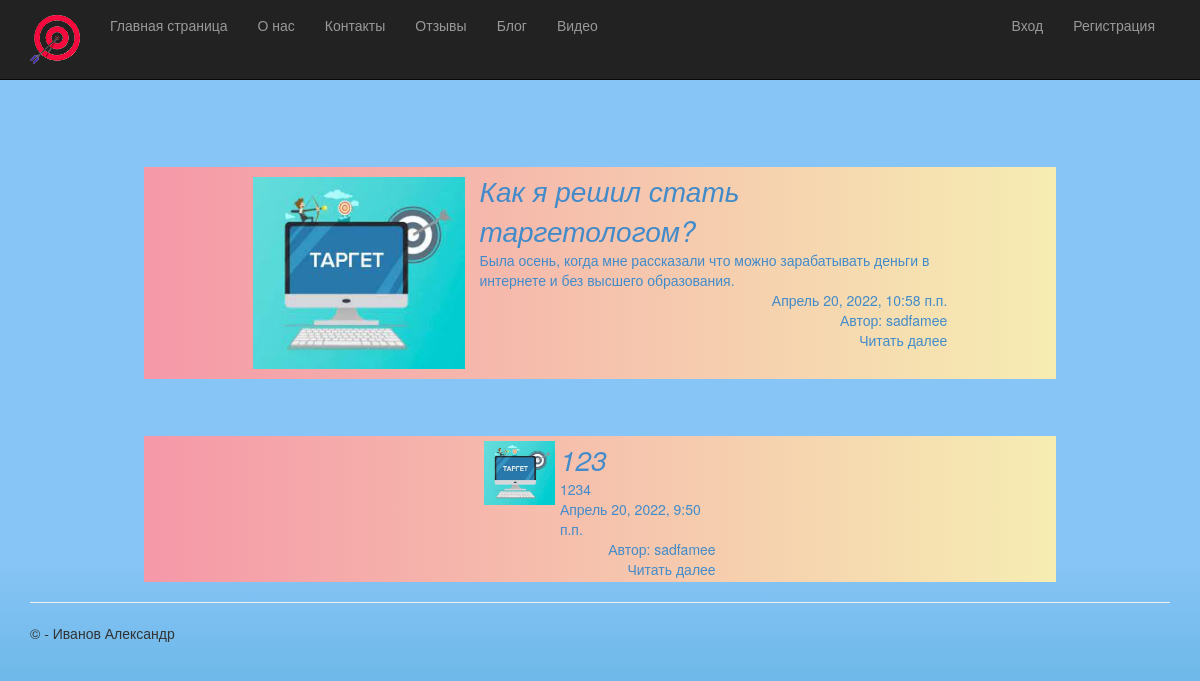
The app's page /blogs/ with its own data.
### app/models.py (models this page shows, shortened)
class Blog(models.Model):
    title = models.CharField(max_length = 80, unique_for_date = "posted", verbose_name = "Заголовок")
    description = models.TextField(verbose_name = "Краткое описание")
    content = models.TextField(verbose_name = "Полное содержание")
    posted = models.DateTimeField(default = datetime.now(), db_index = True, verbose_name = "Опубликована")
    author = models.ForeignKey(User, null=True, blank=True, on_delete = models.SET_NULL, verbose_name = "Автор")
    image = models.ImageField(upload_to='images/', default = 'images.jpg', verbose_name = "Путь к картинке")

### app/views.py (the view)
# urls.py: path('blogs/', views.blogs, name='blogs'),
def blogs(request):
    lastblogs=Blog.objects.order_by('-posted')[:10]
    template = loader.get_template('app/blogs.html')
    context = {
    'lastblogs': lastblogs,
}
    return render(request, 'app/blogs.html',context)

### app/templates/app/blogs.html (shortened to what this page needs)
﻿{% extends "app/layout.html" %}
{% block content %}
{% if lastblogs %}
{% for blog in lastblogs %}
<div class="blockpost">
    <div class="blocks">
        <div class="block0">
            <figure>
                <a><img src="{{ blog.image.url }}"></a>
            </figure>
        </div>
        <div class="block1">
            <a style="font-size: 28px;"><i>{{ blog.title }}</i></a>
            <a style="align-self:flex-start;">{{ blog.description }}</a>
            <a style="align-self:flex-end;">{{ blog.posted }}</a>
            <a style="align-self:flex-end;">Автор: {{ blog.author }}</a>
            <a style="align-self:flex-end;" href="{% url 'detals' blog.id %}">Читать далее</a>
        </div>
    </div>
</div>
{% endfor %}
{% endif %}
{% endblock %}

### app/templates/app/layout.html (shortened to what this page needs)
<!DOCTYPE html>
<html>
<head>
    {% load staticfiles %}
    <link rel="stylesheet" type="text/css" href="{% static 'app/content/bootstrap.min.css' %}" />
    <link rel="stylesheet" type="text/css" href="{% static 'app/content/site.css' %}" />
</head>
<body>
    <div class="navbar navbar-inverse navbar-fixed-top">
        <div class="container">
            <div class="navbar-header">
                <a href="/" class="navbar-brand"> <img src="{% static 'app/content/1.png' %}" alt="logo" /> </a>
            </div>
            <div class="navbar-collapse collapse">
                <ul class="nav navbar-nav">
                    <li><a href="{% url 'home' %}">Главная страница</a></li>
                    <li><a href="{% url 'about' %}">О нас</a></li>
                    <li><a href="{% url 'contact' %}">Контакты</a></li>
                    <li><a href="{% url 'brif' %}">Отзывы</a></li>
                    <li><a href="{% url 'blogs' %}">Блог</a></li>
                    <li><a href="{% url 'videos' %}">Видео</a></li>
                </ul>
                {% include 'app/loginpartial.html' %}
            </div>
        </div>
    </div>
    <div class="container body-content">
        {% block content %}{% endblock %}
        <hr />
        <footer>
            <p>&copy; {{ year }} - Иванов Александр</p>
        </footer>
    </div>
</body>
</html>

### app/templates/app/loginpartial.html
﻿{% if user.is_authenticated %}
<form id="logoutForm" action="/logout/" method="post" class="navbar-right">
    {% csrf_token %}
    <ul class="nav navbar-nav navbar-right">
        <li><span class="navbar-brand">Привет {{ user.username }}!</span></li>
        <li><a href="javascript:document.getElementById('logoutForm').submit()">Выход</a></li>
    </ul>
</form>
{% else %}
<ul class="nav navbar-nav navbar-right">
    <li><a href="{% url 'login' %}">Вход</a></li>
    <li><a href="{% url 'registr' %}">Регистрация</a></li>
</ul>
{% endif %}

### app/static/app/content/site.css (style rules this page uses)
body { padding-top: 90px; padding-bottom: 20px; background: -webkit-linear-gradient(0deg, rgb(84, 172, 219), rgb(135, 197, 246) 30%); background: -moz-linear-gradient(0deg, rgb(84, 172, 219), rgb(135, 197, 246) 30%); background: linear-gradient(0deg, rgb(84, 172, 219), rgb(135, 197, 246) 30%); }
.body-content { padding-left: 15px; padding-right: 15px; }
.blockpost { transition: all 400ms ease-in-out; display: flex; flex-direction: column; align-items: center; width: 80%; padding: 3px; margin-top: 5%; margin-left: 10%; background: linear-gradient(90deg, #f598a8, #f6edb2) no-repeat; justify-content: space-around; }
figure img { float: left; margin: 1% 2% 1% 1%; width: 30%; }
.block1 { display: flex; flex-direction: column; justify-content: flex-end; margin-right: 1%; }

### records on screen
Blog: image (picture), title "Как я решил стать таргетологом?", description "Была осень, когда мне рассказали что можно зарабатывать деньги в интернете и без высшего образования.", posted "Апрель 20, 2022, 10:58 п.п.", author "sadfamee"
Blog: image (picture), title "123", description "1234", posted "Апрель 20, 2022, 9:50 п.п.", author "sadfamee"
